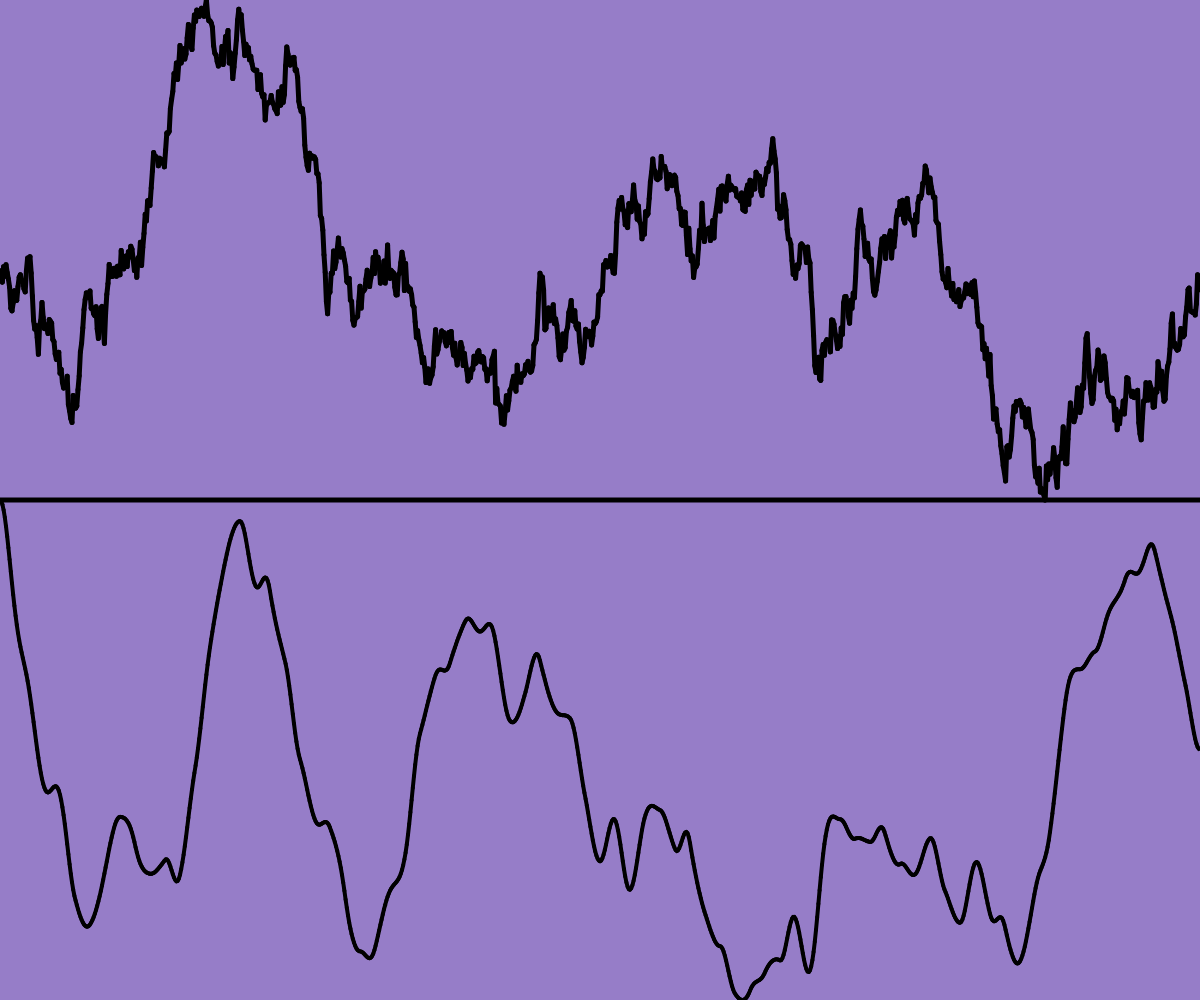
Frame 1 (no input)
Frame 60 (no input): identical to frame 1, image omitted
Frame 120 (the mouse pressed at the canvas centre since frame 60): identical to frame 1, image omitted

The p5.js sketch that drew this single still picture (run headless with seeded random() and noise() and a simulated clock; from frame 60 on, the mouse is pressed at the canvas centre):

// p5.js sketch
// ── sketch.js
let randomPerlins = [];
let randomNormals = [];
function setup() {
  createCanvas(windowWidth, windowHeight);
  var x = 0;
  var t = 0;
  for (var i=0; i<1000; i++){
    randomNormals[i] = x;
    x = x + randomGaussian(0,1);
    randomPerlins[i] = noise(t);
    t = t + 0.01;
 }
}

function draw() {
  background(150,125,200)
  var w = windowWidth / randomNormals.length;
  strokeWeight(5);
  
  for (var i=0; i<randomNormals.length-1; i++){
    y1 = map(randomNormals[i],
             min(randomNormals),
             max(randomNormals),
             0,
             windowHeight/2 );
    y2 = map(randomNormals[i+1],
             min(randomNormals),
             max(randomNormals),
             0,
             windowHeight/2 );
  line(i*w,
       windowHeight/2 - y1,
       (i+1)*w,
       windowHeight/2 - y2);
 }

  line(0,
       windowHeight/2,
       windowWidth,
       windowHeight/2);
  
  var w = windowWidth / randomPerlins.length;
  strokeWeight(4);
  
  for (var i=0; i<randomPerlins.length-1; i++){
    y1 = map(randomPerlins[i],
             min(randomPerlins),
             max(randomPerlins),
             0,
             windowHeight/2 );
    y2 = map(randomPerlins[i+1],
             min(randomPerlins),
             max(randomPerlins),
             0,
             windowHeight/2 );
  line(i*w,
       windowHeight - y1,
       (i+1)*w,
       windowHeight - y2);
       }
}
